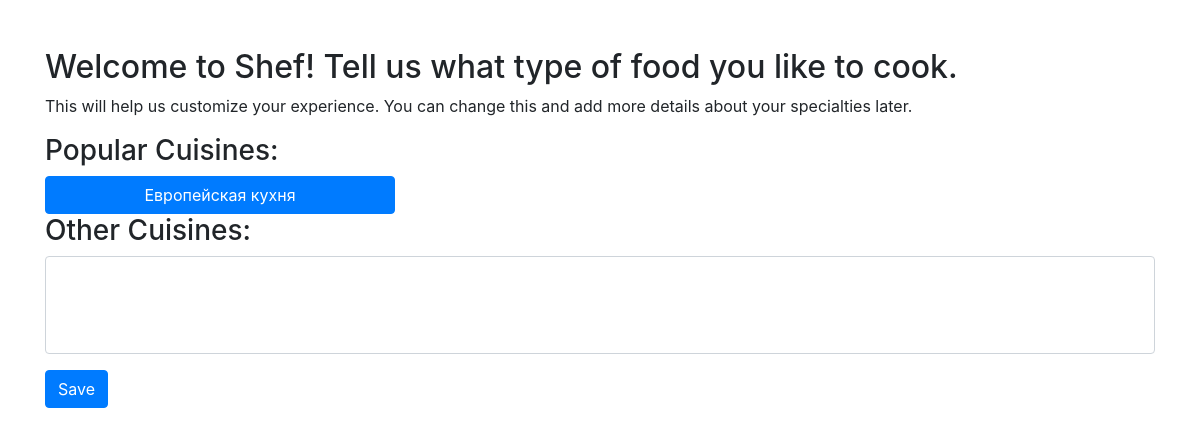
Before: /my_profile/start_shef/cuisine (signed in) with the older database file.
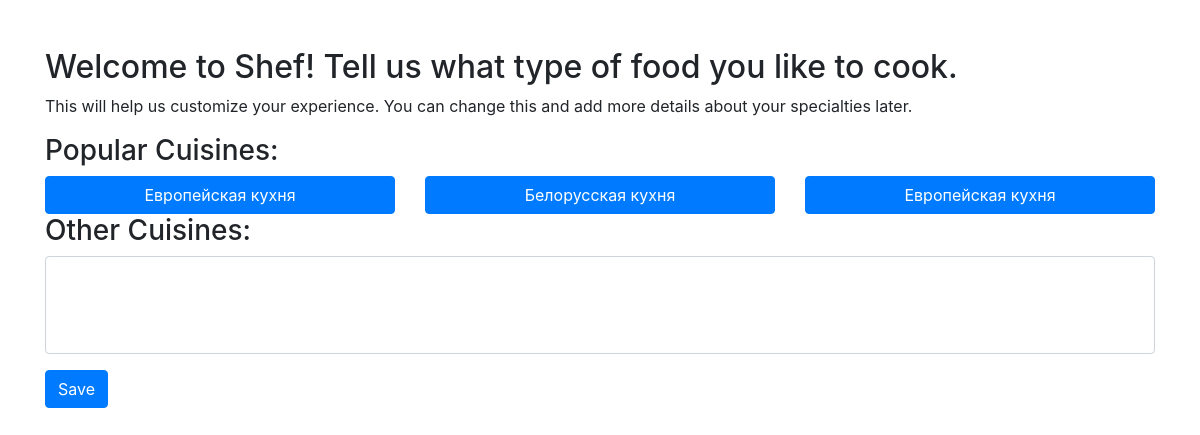
After: the same page with the newer database file.
### dishes/models.py (models this page shows, shortened)
class Cuisines(models.Model):
    cuisine_of_country = models.CharField(max_length=35)

### main/views.py (the view, shortened to what this page needs)
@login_required
def select_cuisines(request):
    popular_cuisines = Cuisines.objects.filter(
        cuisine_of_country__in=[
            "Европейская кухня",
            "Русская кухня",
            "Белорусская кухня",
            "Американская кухня",
            "Итальянская кухня",
            "Французская кухня",
            "Грузинская кухня",
            "Украинская кухня",
            "Азиатская кухня",
        ]
    )
    other_cuisines = Cuisines.objects.exclude(
        cuisine_of_country__in=[
            "Европейская кухня",
            "Русская кухня",
            "Белорусская кухня",
            "Американская кухня",
            "Итальянская кухня",
            "Французская кухня",
            "Грузинская кухня",
            "Украинская кухня",
            "Азиатская кухня",
        ]
    )
    return render(
        request,
        "start_shef_cuisines.html",
        {"popular_cuisines": popular_cuisines, "other_cuisines": other_cuisines},
    )

### templates/start_shef_cuisines.html (shortened to what this page needs)
{% load static %}
<!DOCTYPE html>
<html lang="en">
<head>
    <link href="{% static 'css/bootstrap.css' %}" rel="stylesheet" />
</head>
<body>
    <form method="post" action="{% url 'select_cuisines' %}">
        <div class="container mt-5">
            <h2>Welcome to Shef! Tell us what type of food you like to cook.</h2>
            <p>This will help us customize your experience. You can change this and add more details about your specialties later.</p>
            <h3>Popular Cuisines:</h3>
            <div class="row">
                {% for cuisine in popular_cuisines %}
                <div class="col-md-4">
                    <button type="button" class="btn btn-primary btn-block cuisine-button" data-id="{{ cuisine.id }}" data-name="{{ cuisine.cuisine_of_country }}">{{ cuisine.cuisine_of_country }}</button>
                </div>
                {% endfor %}
            </div>
            <h3>Other Cuisines:</h3>
            <select multiple class="form-control" id="other-cuisines" name="cuisine">
            </select>
            <button type="submit" class="btn btn-primary mt-3">Save</button>
        </div>
    </form>
</body>
</html>

Changed rows visible on the page:
added Cuisines: cuisine_of_country "Белорусская кухня"
added Cuisines: cuisine_of_country "Европейская кухня"
